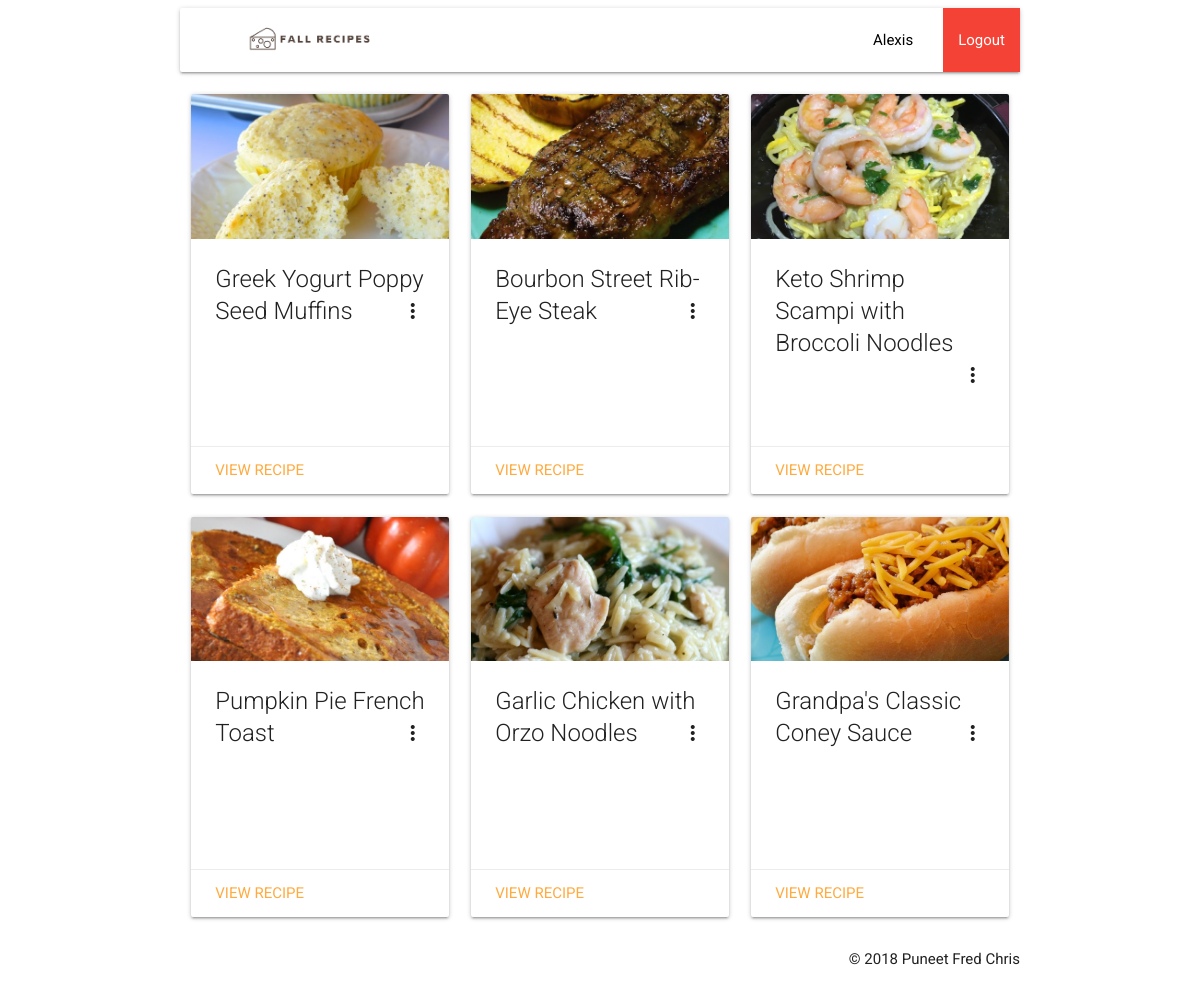
/index.php (signed in), run on the app's committed database.
### tables this page shows
CREATE TABLE IF NOT EXISTS RECIPE(
   RecipeID   INTEGER  NOT NULL PRIMARY KEY AUTO_INCREMENT
  ,RecipeName VARCHAR(40) NOT NULL
  ,RecipeDesc VARCHAR(448) NOT NULL
  ,AuthorID   INTEGER  NOT NULL
  ,PrepTime   VARCHAR(20) NOT NULL
  ,CookTime   VARCHAR(20) NOT NULL
);

### index.php (the view, shortened to what this page needs)
<!DOCTYPE html>
<html lang="en" dir="ltr">
  <head>
    <link rel="stylesheet" href="css/reset.css">
		<link rel="stylesheet" href="css/materialize.css">
    <link rel="stylesheet" href="css/master.css" />
  </head>
  <body>
    <div class="container">
    <div class="row">
  	<?php
  include "header.php";
  echo '<div class="row">';
	global $dbConn;
	$recipeName = "SELECT * FROM recipe";
	try{
		$displayRecipe=$dbConn->prepare($recipeName);
		$displayRecipe->execute();
		$recipeTable=$displayRecipe->fetchall(PDO::FETCH_ASSOC);
	}
	catch(PDOException $ex){
		$ex -> getMessage();
	}
	$countAmt = count($recipeTable);
	for($i = 0; $i<$countAmt ; $i++){
		$authorID = $recipeTable[$i]['AuthorID'];
		$authorName = "SELECT AuthorName FROM author WHERE AuthorID IN(SELECT AuthorID FROM recipe WHERE AuthorID = '$authorID')";
		try{
			$displayAuthor=$dbConn->prepare($authorName);
			$displayAuthor->execute();
			$recipeAuthor=$displayAuthor->fetchall(PDO::FETCH_ASSOC);
		}
		catch(PDOException $ex){
			$ex -> getMessage();
		}
    print '<div class="main col s4">
            <div class="card medium hoverable">
              <div class="card-image waves-effect waves-block waves-light">
                <img class="activator" src="images/recipes/'.$recipeTable[$i]['RecipeID'].'.jpg">
              </div>
              <div class="card-content">
                <span class="card-title activator grey-text text-darken-4">'.$recipeTable[$i]['RecipeName'].'<i class="material-icons right">more_vert</i></span>
                <div class="card-action">
                <p><a href="displayRecipePage.php?id='.$recipeTable[$i]['RecipeID'].'">View Recipe</a></p>
                </div>
              </div>
              <div class="card-reveal">
                <span class="card-title grey-text text-darken-4"><i class="material-icons right">close</i></span>
                <span class="card-title grey-text text-darken-4 card-content">'.$recipeTable[$i]['RecipeName'].'</span>
                <p class="card-content">'.$recipeTable[$i]['RecipeDesc'].'</p>
                <div class="chip"><i class="close material-icons">access_time</i>'.$recipeTable[$i]['PrepTime'].'</div>
                <div class="chip"><i class="close material-icons">access_alarms</i>'.$recipeTable[$i]['CookTime'].'</div><br />
                <div class="chip">'.$recipeAuthor['0']['AuthorName'].'</div>
              </div>
            </div>
          </div>';
	}
  echo "</div>";
  include "footer.php";
	?>
  </div>
  </div>
  </body>
</html>

### css/master.css (style rules this page uses)
html { font-family: 'Roboto', sans-serif; }

### data on the page
recipe: shows a picture, RecipeName "Greek Yogurt Poppy Seed Muffins"
recipe: shows a picture, RecipeName "Bourbon Street Rib-Eye Steak"
recipe: shows a picture, RecipeName "Keto Shrimp Scampi with Broccoli Noodles"
recipe: shows a picture, RecipeName "Pumpkin Pie French Toast"
recipe: shows a picture, RecipeName "Garlic Chicken with Orzo Noodles"
recipe: shows a picture, RecipeName "Grandpa's Classic Coney Sauce"

### other printed values
$_SESSION['AuthorName'] "Alexis"
